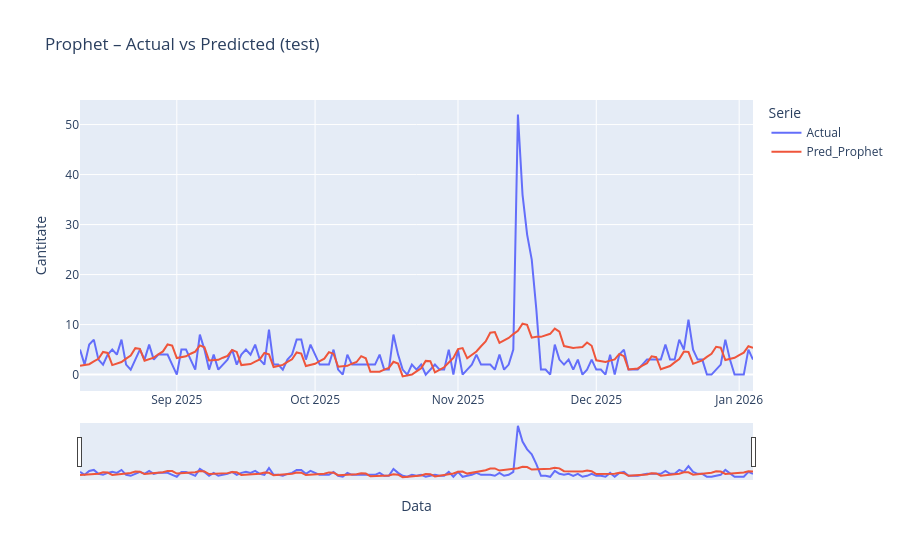

Source (notebook cell):
### Code cell
import plotly.express as px

df_plot = pd.DataFrame({
    "DATA": test_df["ds"],
    "Actual": y_true,
    "Pred_Prophet": pred
})

df_long = df_plot.melt("DATA", var_name="Serie", value_name="Cantitate")

fig = px.line(
    df_long,
    x="DATA",
    y="Cantitate",
    color="Serie",
    title="Prophet – Actual vs Predicted (test)"
)

fig.update_layout(
    hovermode="x unified",
    xaxis_title="Data",
    yaxis_title="Cantitate"
)

fig.update_xaxes(rangeslider_visible=True)
fig.show()

### Figure 1 — Plotly figure (JSON) as saved in the notebook; plotly's stock layout.template omitted (floating-point values rounded to 4 significant figures; data arrays with more than 128 entries replaced by an {"elided": "..."} marker saying what was removed)
{"data": [{"hovertemplate": "Serie=Actual<br>DATA=%{x}<br>Cantitate=%{y}<extra></extra>", "legendgroup": "Actual", "line": {"color": "#636efa", "dash": "solid"}, "marker": {"symbol": "circle"}, "mode": "lines", "name": "Actual", "orientation": "v", "showlegend": true, "type": "scatter", "x": {"elided": "147 str values"}, "xaxis": "x", "y": {"elided": "147 float values"}, "yaxis": "y"}, {"hovertemplate": "Serie=Pred_Prophet<br>DATA=%{x}<br>Cantitate=%{y}<extra></extra>", "legendgroup": "Pred_Prophet", "line": {"color": "#EF553B", "dash": "solid"}, "marker": {"symbol": "circle"}, "mode": "lines", "name": "Pred_Prophet", "orientation": "v", "showlegend": true, "type": "scatter", "x": {"elided": "147 str values"}, "xaxis": "x", "y": {"elided": "147 float values"}, "yaxis": "y"}], "layout": {"hovermode": "x unified", "legend": {"title": {"text": "Serie"}, "tracegroupgap": 0}, "title": {"text": "Prophet – Actual vs Predicted (test)"}, "xaxis": {"anchor": "y", "domain": [0, 1], "rangeslider": {"visible": true}, "title": {"text": "Data"}}, "yaxis": {"anchor": "x", "domain": [0, 1], "title": {"text": "Cantitate"}}}}
